Frame 1 (no input): blank canvas, image omitted
Frame 60 (no input): blank canvas, image omitted
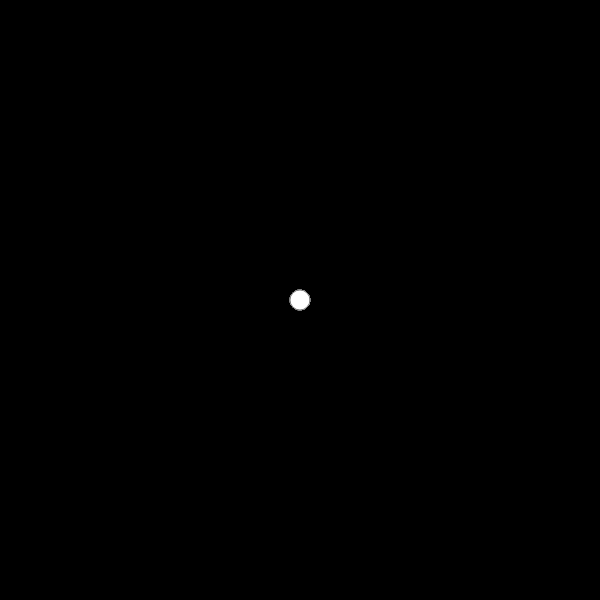
Frame 120 (the mouse pressed at the canvas centre since frame 60)

The p5.js sketch whose frames 1 and 60 were blank and that drew this single picture after the mouse press (run headless with seeded random() and noise() and a simulated clock; from frame 60 on, the mouse is pressed at the canvas centre):

// p5.js sketch
// ── sketch.js
function setup() {
    createCanvas(600, 600);
     background("black");
  }
  
  
  function draw() {
    
    stroke ("grey");
    fill ("white");
   
    
    // console.log(mouseIsPressed);
    
    if (mouseIsPressed){
      circle(mouseX, mouseY, 20, 35);
    }
  }
